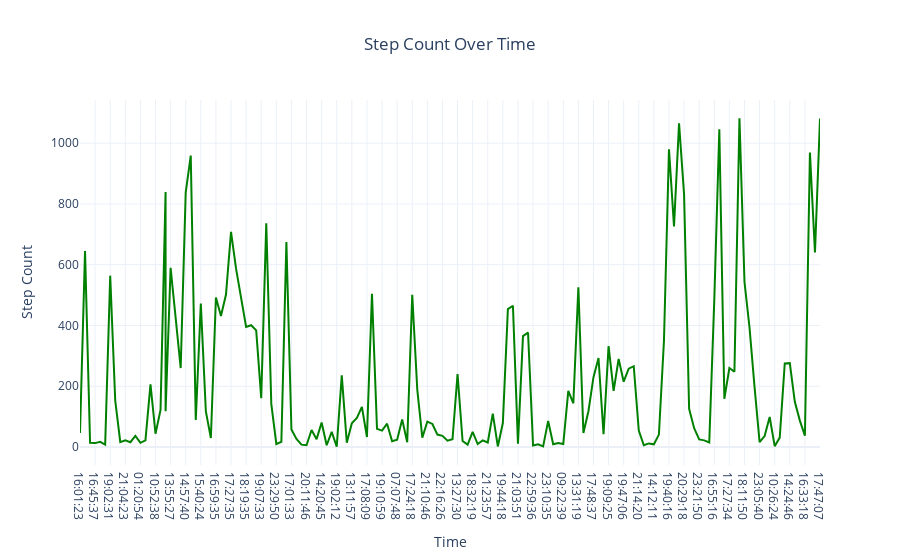

Notebook code for this chart:
### Markdown cell above
Since the data doesn't have any null values, let's proceed by analyzing my step count over time.

### Code cell
import plotly.express as px

fig1 = px.line(Data, x="Time", y="Step Count", title="Step Count Over Time")
fig1.update_traces(line=dict(color='green'))
fig1.update_layout(title_text="Step Count Over Time", title_x=0.5)
fig1.show()

### Figure 1 — Plotly figure (JSON) as saved in the notebook; plotly's stock layout.template omitted (floating-point values rounded to 4 significant figures; data arrays with more than 128 entries replaced by an {"elided": "..."} marker saying what was removed)
{"data": [{"hovertemplate": "Time=%{x}<br>Step Count=%{y}<extra></extra>", "legendgroup": "", "line": {"color": "green", "dash": "solid"}, "marker": {"symbol": "circle"}, "mode": "lines", "name": "", "orientation": "v", "showlegend": false, "type": "scatter", "x": {"elided": "149 str values"}, "xaxis": "x", "y": {"elided": "149 int values"}, "yaxis": "y"}], "layout": {"legend": {"tracegroupgap": 0}, "title": {"text": "Step Count Over Time", "x": 0.5}, "xaxis": {"anchor": "y", "domain": [0, 1], "title": {"text": "Time"}}, "yaxis": {"anchor": "x", "domain": [0, 1], "title": {"text": "Step Count"}}}}
